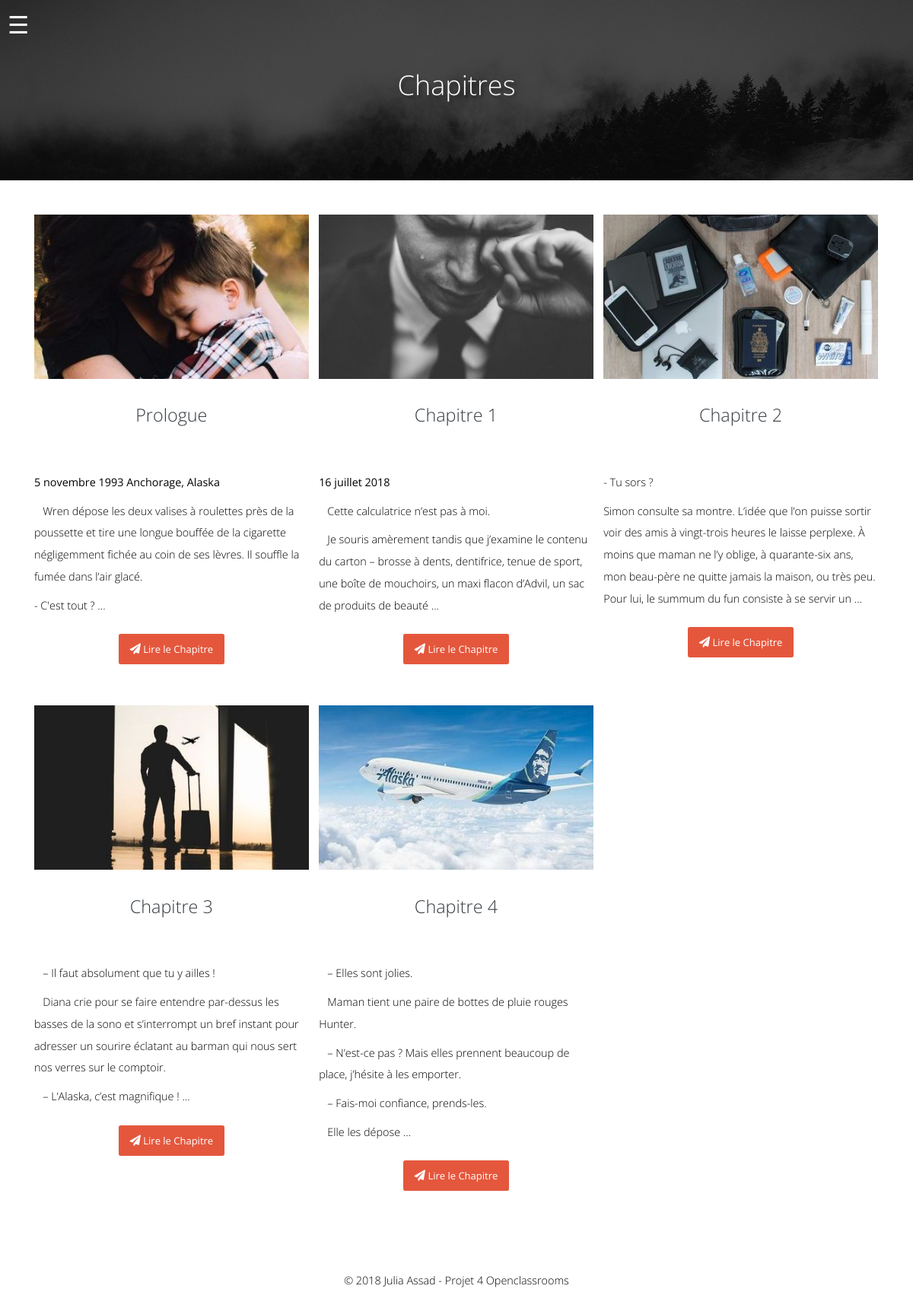
The app's page /chapitres, older data.
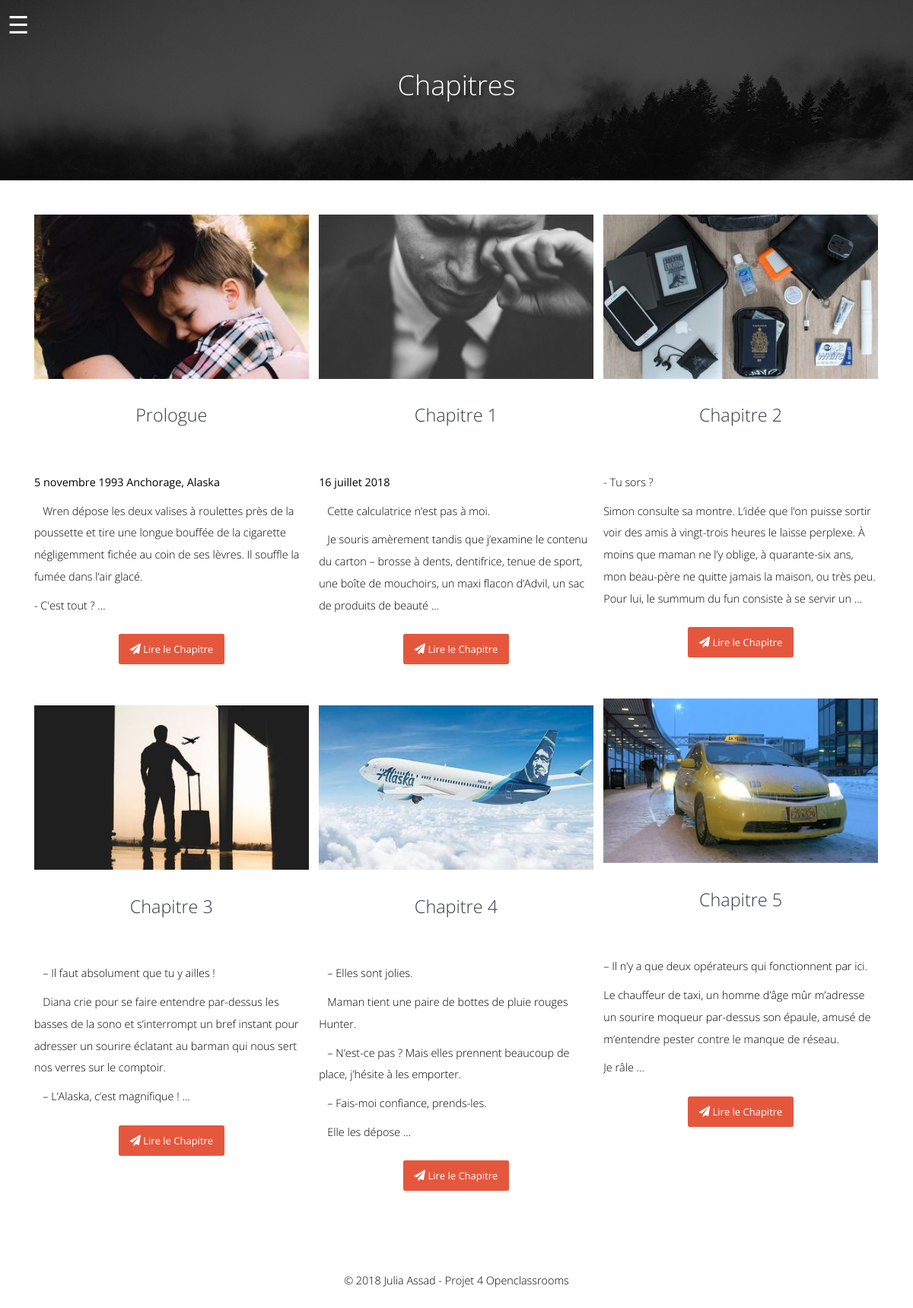
The same page, newer data.
### tables this page shows
CREATE TABLE `chapters` (
  `id` int(11) NOT NULL,
  `title` varchar(255) NOT NULL,
  `body` text NOT NULL,
  `image` varchar(255) NOT NULL,
  `created_at` datetime NOT NULL DEFAULT CURRENT_TIMESTAMP
);

### app/libraries/core.php (called while the page is built, shortened)
<?php
class Core
{
 protected $currentMethod = 'Index';
 public function __construct()
 {
  $url = $this->getUrl();
  if (file_exists('../app/controllers/' . ucwords($url[0]) . '.php')) {
   unset($url[0]);
  }
  $this->currentController = new $this->currentController;
  $this->params = $url ? array_values($url) : [];
  call_user_func_array([$this->currentController, $this->currentMethod], $this->params);
 }
 public function getUrl()
 {
  if (isset($_GET['url'])) {
   $url = rtrim($_GET['url'], '/');
   $url = filter_var($url, FILTER_SANITIZE_URL);
   $url = explode('/', $url);
   return $url;
  }
 }
}

### public/index.php (called while the page is built, shortened)
<?php
$init = new Core;

### app/libraries/database.php (called while the page is built, shortened)
<?php
class Database
{
 private $host = DB_HOST;
 private $user = DB_USER;
 private $pass = DB_PASS;
 private $dbname = DB_NAME;
 private $dbh;
 private $stmt;
 public function __construct()
 {
  $dsn = 'mysql:host=' . $this->host . ';dbname=' . $this->dbname;
  $options = array(
   PDO::ATTR_PERSISTENT => true,
   PDO::ATTR_ERRMODE => PDO::ERRMODE_EXCEPTION,
  );
  try {
   $this->dbh = new PDO($dsn, $this->user, $this->pass, $options);
  } catch (PDOException $e) {
   $this->error = $e->getMessage();
   echo $this->error;
  }}
 public function query($sql)
 {
  $this->stmt = $this->dbh->prepare($sql);
 }
 public function bind($param, $value, $type = null)
 {
  if (is_null($type)) {
   switch (true) {
    case is_null($value):
     $type = PDO::PARAM_NULL;
     break;
   }
  }
  $this->stmt->bindValue($param, $value, $type);
 }
 public function execute()
 {
  return $this->stmt->execute();
 }
 public function resultSet()
 {
  $this->execute();
  return $this->stmt->fetchAll(PDO::FETCH_OBJ);
 }
}

### app/models/AdminChapter.php (called while the page is built, shortened)
<?php
class AdminChapter
{
 private $db;
 public function __construct()
 {
  $this->db = new Database;
 }
 public function getChapters()
 {
  $this->db->query('SELECT * FROM chapters');
  $results = $this->db->resultSet();
  return $results;
 }
 public function getChapterById($id)
 {
  $this->db->query('SELECT * FROM chapters WHERE id = :id');
  $this->db->bind(':id', $id);
  $row = $this->db->single();
  return $row;
 }
}

### app/views/pages/chapitres.php (the view, shortened to what this page needs)
<?php require APPROOT . '/views/inc/header.php';?>
<body class="page-template">
  <div id="container">
    <div class="page-banner">
      <button class="menu-btn">&#9776;</button>
      <div class="container">
        <div class="d-flex justify-content-center align-items-center">
          <h2 class="page-title">Chapitres</h2>
        </div>
      </div>
    </div>
    <section>
      <div class="container">
        <ul class="chapters_list equal-heights">
          <?php foreach ($data['chapters'] as $chapter): ?>
          <li class="list__item">
            <div class="py-3">
              <figure class="text-center">
                <?php if (!empty($chapter->image)): ?>
                <a href="<?php echo URLROOT; ?>/chapitres/<?php echo $chapter->id; ?>"><img class="img-fluid" src="<?php echo URLROOT; ?>/uploads/<?php echo $chapter->image; ?>" alt="<?php echo $chapter->title; ?>">
                <?php endif;?></a>
              </figure>
              <div class="chapter_title_box">
                <a href="<?php echo URLROOT; ?>/chapitres/<?php echo $chapter->id; ?>">
                  <h3 class="chapter_title text-center text-dark"><?php echo $chapter->title; ?></h3>
                </a>
              </div>
              <?php if (strlen($chapter->body) > 350): ?>
              <?php echo substr($chapter->body, 0, strrpos(substr($chapter->body, 0, 360), ' ')); ?> ...
              <?php else: ?>
              <?php echo $chapter->body; ?>
              <?php endif;?>
              <div class="text-center">
                <a href="<?php echo URLROOT; ?>/chapitres/<?php echo $chapter->id; ?>" class="btn btn-red text-white my-4"><i class="fa fa-paper-plane"></i> Lire le Chapitre</a></div>
            </div>
          </li>
          <?php endforeach;?>
        </ul>
      </div>
    </section>
  </div>
  <?php require APPROOT . '/views/inc/footer.php';?>

### app/controllers/Chapitres.php (shortened to what this page needs)
<?php
class Chapitres extends Controller
{
 private $chapterModel;
 private $bookModel;
 private $commentModel;
 public function __construct()
 {
  $this->chapterModel = $this->model('AdminChapter');
  $this->bookModel = $this->model('AdminBook');
  $this->commentModel = $this->model('Comment');
 }
 public function index($id = null)
 {
  $chapters = $this->chapterModel->getChapters();
  $chapter = $this->chapterModel->getChapterById($id);
  $books = $this->bookModel->getBooks();
  $commentsByChapterId = $this->commentModel->getCommentsbyChapterId($id);
  $commentsCount = $this->commentModel->countCommentsbychapter($id);
  $data = [
   'chapters' => $chapters,
   'chapter' => $chapter,
   'books' => $books,
   'commentsByChapterId' => $commentsByChapterId,
   'commentsCount' => $commentsCount,
  ];
  if (is_null($id)) {
   $this->view('pages/chapitres', $data);
  }
 }
}

### app/libraries/controller.php (shortened to what this page needs)
<?php
class Controller
{
 public function view($view, $data = [])
 {
  if (file_exists('../app/views/' . $view . '.php')) {
   require_once '../app/views/' . $view . '.php';
  } else {
   die("View does not exist");
  }
 }
}

### app/views/inc/header.php (shortened to what this page needs)
<!DOCTYPE html>
<html lang="fr">
<head>
  <link rel="stylesheet" href="https://use.fontawesome.com/releases/v5.7.2/css/all.css">
  <link href="<?php echo URLROOT; ?>/dist/main.css" rel="stylesheet" type="text/css" media="screen">
  <link href="<?php echo URLROOT; ?>/dist/style.css" rel="stylesheet" type="text/css" media="screen">
  <link rel="stylesheet" type="text/css" href="//cdnjs.cloudflare.com/ajax/libs/cookieconsent2/3.1.0/cookieconsent.min.css" />
</head>

### app/views/inc/footer.php (shortened to what this page needs)
<footer class="py-4 text-center">
  <div class="container">
    <p>© 2018 Julia Assad - Projet 4 Openclassrooms</p>
  </div>
</footer>
</body>
</html>

Row changes from the older to the newer data that the page shows:
added chapters: image (picture), title "Chapitre 5", body "– Il n’y a que deux opérateurs qui fonctionnent par ici. Le chauffeur de taxi, un homme d’âge mûr m’adresse un sourire moqueur par-dessus son épaule, amusé de m’entendre pester contre le manque de réseau. Je râle"
